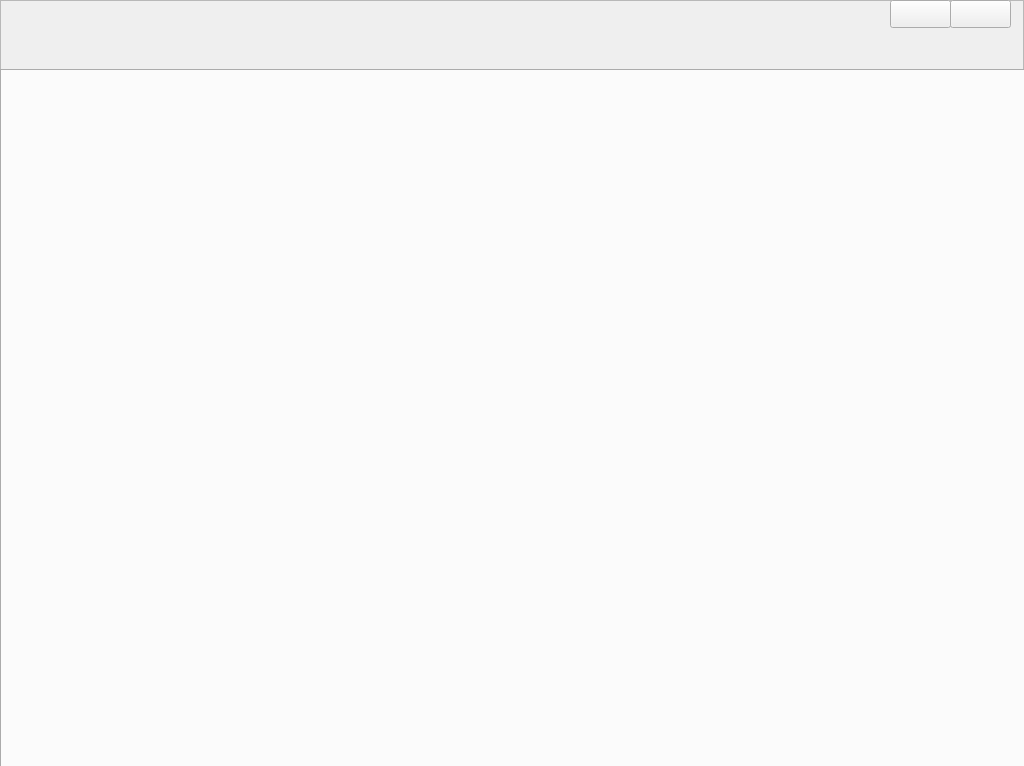
<?xml version="1.0" encoding="UTF-8"?>
<ui version="4.0">
 <class>HomePage</class>
 <widget class="QWidget" name="HomePage">
  <property name="geometry">
   <rect>
    <x>0</x>
    <y>0</y>
    <width>1024</width>
    <height>766</height>
   </rect>
  </property>
  <property name="maximumSize">
   <size>
    <width>1024</width>
    <height>768</height>
   </size>
  </property>
  <property name="windowTitle">
   <string>HomePage</string>
  </property>
  <property name="styleSheet">
   <string notr="true"/>
  </property>
  <widget class="QFrame" name="frame">
   <property name="geometry">
    <rect>
     <x>0</x>
     <y>0</y>
     <width>1024</width>
     <height>768</height>
    </rect>
   </property>
   <property name="styleSheet">
    <string notr="true">#frame{

border-image: url(:/homepage/image/userinterface/背景.png);
}</string>
   </property>
   <property name="frameShape">
    <enum>QFrame::StyledPanel</enum>
   </property>
   <property name="frameShadow">
    <enum>QFrame::Raised</enum>
   </property>
   <widget class="QTabWidget" name="tabWidget">
    <property name="geometry">
     <rect>
      <x>0</x>
      <y>69</y>
      <width>1028</width>
      <height>699</height>
     </rect>
    </property>
    <property name="maximumSize">
     <size>
      <width>1030</width>
      <height>768</height>
     </size>
    </property>
    <property name="layoutDirection">
     <enum>Qt::LeftToRight</enum>
    </property>
    <property name="styleSheet">
     <string notr="true">QTabWidget::tab-bar {  	
   /* left: 2px; */
      left:12px;
} 
QTabBar::tab{
font: 13pt &quot;微软雅黑&quot;;
		width:200px;
		    height:50px; 
color: rgb(66, 66, 66);
}

QTabBar::tab:selected{
background-image: url(:/homepage/image/userinterface/用户管理--选中状态.png);
}


QTabBar::tab:!selected {  
background-image: url(:/homepage/image/userinterface/未选状态.png);
}


</string>
    </property>
    <property name="tabShape">
     <enum>QTabWidget::Rounded</enum>
    </property>
    <property name="currentIndex">
     <number>-1</number>
    </property>
    <property name="elideMode">
     <enum>Qt::ElideNone</enum>
    </property>
   </widget>
   <widget class="QPushButton" name="narrowbutton">
    <property name="geometry">
     <rect>
      <x>890</x>
      <y>0</y>
      <width>61</width>
      <height>28</height>
     </rect>
    </property>
    <property name="styleSheet">
     <string notr="true">QPushButton{
	
	border-image: url(:/homepage/image/userinterface/narrow.png);
}
QPushButton::hover {
    
	border-image: url(:/homepage/image/userinterface/narrow_ed.png);
}
</string>
    </property>
    <property name="text">
     <string/>
    </property>
   </widget>
   <widget class="QPushButton" name="closebutton">
    <property name="geometry">
     <rect>
      <x>950</x>
      <y>0</y>
      <width>61</width>
      <height>28</height>
     </rect>
    </property>
    <property name="styleSheet">
     <string notr="true">
QPushButton{
	
	border-image: url(:/homepage/image/userinterface/close.png);
}
QPushButton::hover {
   
	border-image: url(:/homepage/image/userinterface/close_ed.png);
}
</string>
    </property>
    <property name="text">
     <string/>
    </property>
   </widget>
  </widget>
 </widget>
 <layoutdefault spacing="6" margin="11"/>
 <resources>
  <include location="littlesun.qrc"/>
 </resources>
 <connections/>
</ui>
